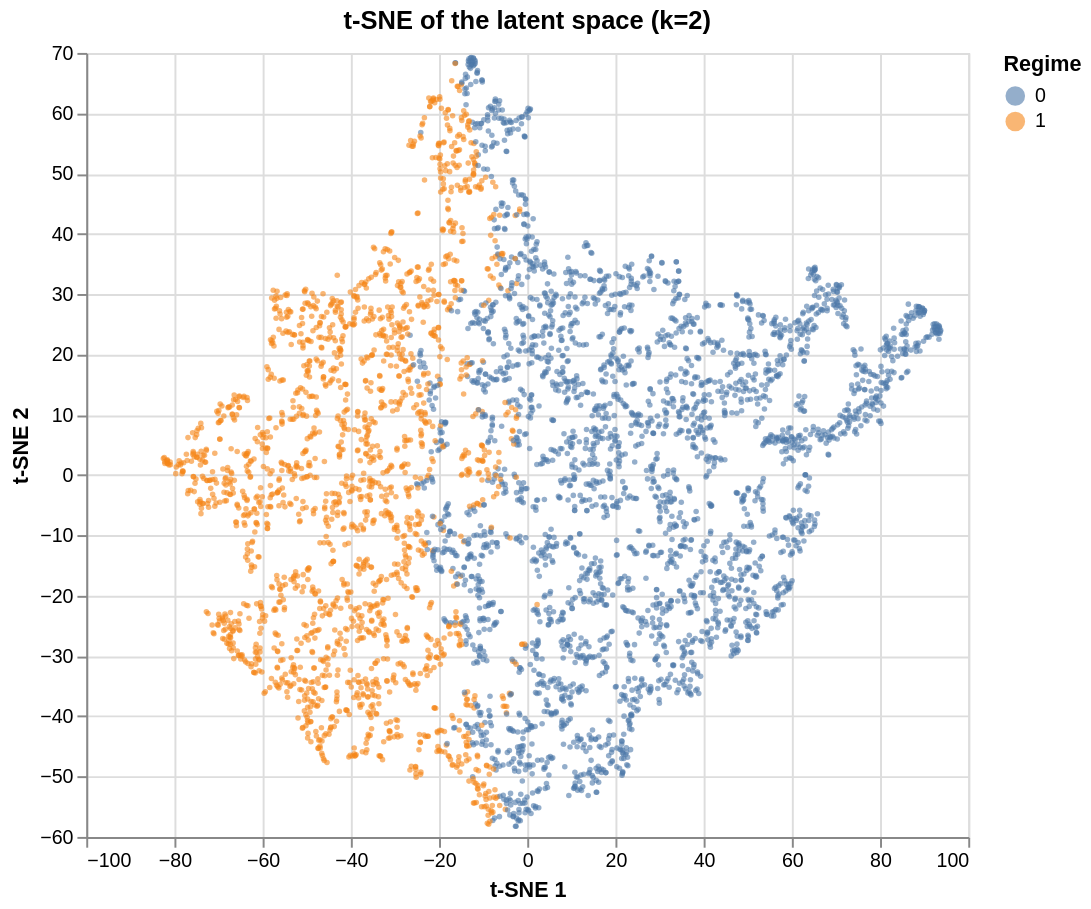

Source (notebook cell):
### Markdown cell above
## 9. Latent space

### Code cell
rng = np.random.default_rng(CONFIG["seed"])
plot_idx = np.sort(rng.choice(len(features), size=min(5000, len(features)), replace=False))
coords = TSNE(n_components=2, perplexity=30, random_state=CONFIG["seed"]).fit_transform(features[plot_idx])

tsne_plot = tsne_chart(coords, labels[plot_idx], f"t-SNE of the latent space (k={K})")
tsne_plot

### Figure 1 — Vega specification as saved in the notebook (floating-point values rounded to 4 significant figures; data arrays with more than 128 entries replaced by an {"elided": "..."} marker saying what was removed)
{"$schema": "https://vega.github.io/schema/vega/v5.json", "data": [{"name": "source_0", "values": {"elided": "5000 records"}}, {"name": "source_0_x_domain_tsne_1", "values": [{"min": -82.51, "max": 93.76}]}, {"name": "source_0_y_domain_tsne_2", "values": [{"min": -58.25, "max": 69.23}]}, {"name": "source_0_color_domain_regime", "values": [{"regime": "0"}, {"regime": "1"}]}], "marks": [{"type": "symbol", "name": "marks", "from": {"data": "source_0"}, "encode": {"update": {"size": {"value": 8}, "opacity": {"value": 0.6}, "fill": {"field": "regime", "scale": "color"}, "shape": {"value": "circle"}, "x": {"field": "tsne_1", "scale": "x"}, "y": {"field": "tsne_2", "scale": "y"}}}, "style": ["circle"]}], "scales": [{"name": "x", "type": "linear", "domain": [{"signal": "(data(\"source_0_x_domain_tsne_1\")[0] || {}).min"}, {"signal": "(data(\"source_0_x_domain_tsne_1\")[0] || {}).max"}], "range": [0, {"signal": "width"}], "zero": true, "nice": true}, {"name": "y", "type": "linear", "domain": [{"signal": "(data(\"source_0_y_domain_tsne_2\")[0] || {}).min"}, {"signal": "(data(\"source_0_y_domain_tsne_2\")[0] || {}).max"}], "range": [{"signal": "height"}, 0], "nice": true, "zero": true}, {"name": "color", "type": "ordinal", "domain": {"data": "source_0_color_domain_regime", "field": "regime", "sort": true}, "range": "category"}], "axes": [{"scale": "x", "orient": "bottom", "grid": true, "domain": false, "ticks": false, "labels": false, "zindex": 0, "gridScale": "y", "tickCount": {"signal": "ceil(width/40)"}, "aria": false, "maxExtent": 0, "minExtent": 0}, {"scale": "y", "grid": true, "orient": "left", "tickCount": {"signal": "ceil(height/40)"}, "aria": false, "zindex": 0, "maxExtent": 0, "ticks": false, "minExtent": 0, "gridScale": "x", "domain": false, "labels": false}, {"scale": "x", "grid": false, "tickCount": {"signal": "ceil(width/40)"}, "labelFlush": true, "title": "t-SNE 1", "orient": "bottom", "labelOverlap": true, "zindex": 0}, {"scale": "y", "labelOverlap": true, "tickCount": {"signal": "ceil(height/40)"}, "orient": "left", "grid": false, "zindex": 0, "title": "t-SNE 2"}], "title": {"text": "t-SNE of the latent space (k=2)", "frame": "group"}, "height": 400, "padding": 5, "background": "white", "style": "cell", "legends": [{"title": "Regime", "fill": "color", "symbolType": "circle", "encode": {"symbols": {"update": {"opacity": {"value": 0.6}}}}}], "width": 450}
